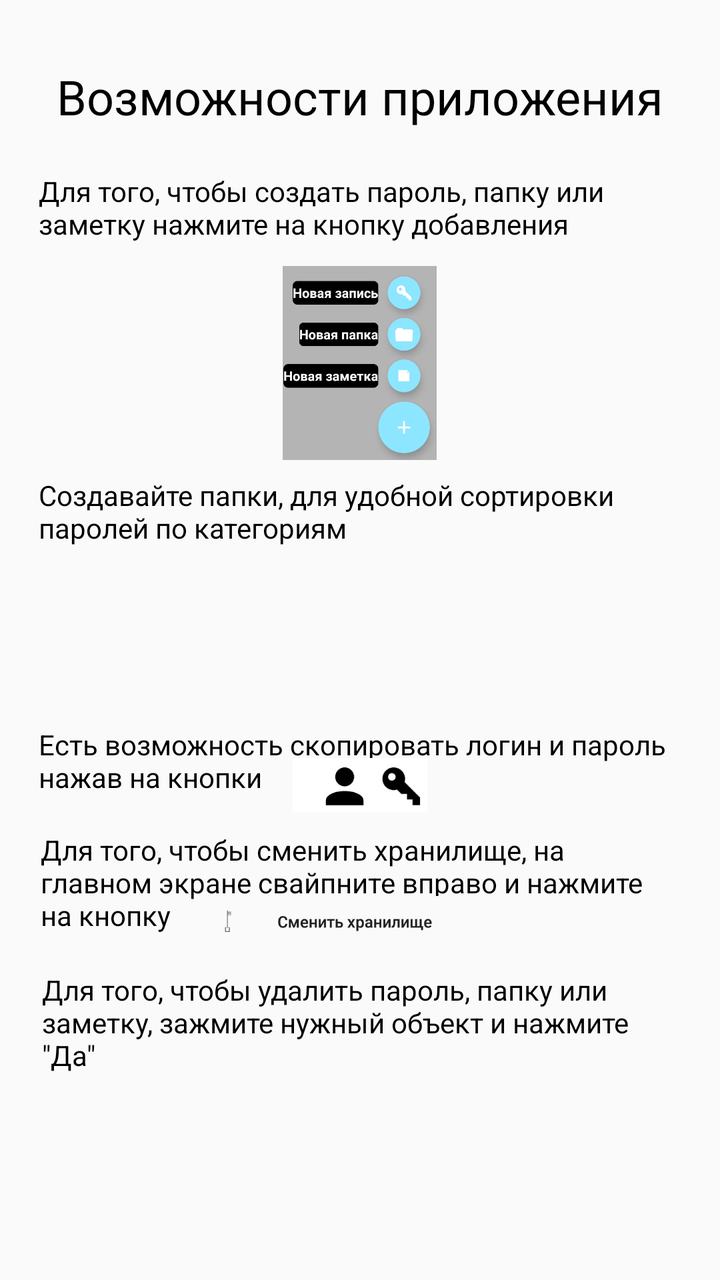
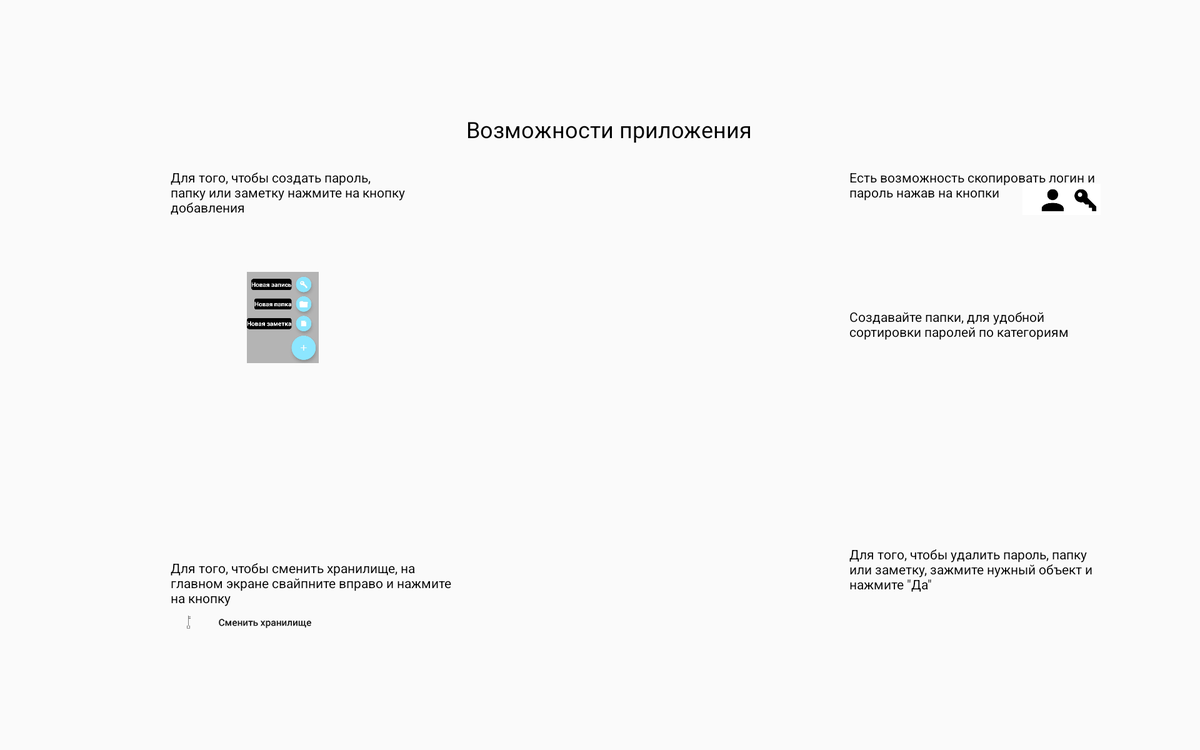

An Android layout and its configuration variant, each rendered on a device that would load it. The default file and the variant file are quoted in full after the pictures.
<!-- AndroidManifest.xml: application theme AppTheme -->
<!-- res/layout/fragment_welcome_screen_5.xml -->
<?xml version="1.0" encoding="utf-8"?>
<RelativeLayout xmlns:android="http://schemas.android.com/apk/res/android"
    xmlns:app="http://schemas.android.com/apk/res-auto" android:layout_width="match_parent"
    android:layout_height="match_parent">

    <TextView
        android:id="@+id/textView11"
        android:layout_width="wrap_content"
        android:layout_height="wrap_content"
        android:layout_alignParentTop="true"
        android:layout_centerHorizontal="true"
        android:layout_marginTop="32dp"
        android:text="Возможности приложения"
        android:textColor="@color/black"
        android:textSize="24sp" />

    <TextView
        android:id="@+id/textView12"
        android:layout_width="321dp"
        android:layout_height="wrap_content"
        android:layout_alignParentTop="true"
        android:layout_centerHorizontal="true"
        android:layout_marginTop="86dp"
        android:text="Для того, чтобы создать пароль, папку или заметку нажмите на кнопку добавления"
        android:textSize="14sp"
        android:textColor="@color/black" />


    <TextView
        android:id="@+id/textView13"
        android:layout_width="321dp"
        android:layout_height="wrap_content"
        android:layout_alignParentTop="true"
        android:layout_centerHorizontal="true"
        android:layout_marginTop="238dp"
        android:text="Создавайте папки, для удобной сортировки паролей по категориям"
        android:textColor="@color/black"
        android:textSize="14sp" />

    <TextView
        android:id="@+id/textView14"
        android:layout_width="321dp"
        android:layout_height="wrap_content"
        android:layout_alignParentBottom="true"
        android:layout_centerHorizontal="true"
        android:layout_marginBottom="242dp"
        android:text="Есть возможность скопировать логин и пароль нажав на кнопки"
        android:textColor="@color/black"
        android:textSize="14sp" />

    <ImageView
        android:id="@+id/imageView7"
        android:layout_width="123dp"
        android:layout_height="97dp"
        android:layout_alignParentTop="true"
        android:layout_centerHorizontal="true"
        android:layout_marginTop="133dp"
        app:srcCompat="@drawable/info_create" />

    <ImageView
        android:id="@+id/imageView15"
        android:layout_width="82dp"
        android:layout_height="27dp"
        android:layout_alignParentBottom="true"
        android:layout_centerHorizontal="true"
        android:layout_marginBottom="234dp"
        app:srcCompat="@drawable/info_login" />

    <TextView
        android:id="@+id/textView15"
        android:layout_width="319dp"
        android:layout_height="wrap_content"
        android:layout_alignParentBottom="true"
        android:layout_centerHorizontal="true"
        android:layout_marginBottom="173dp"
        android:text="Для того, чтобы сменить хранилище, на главном экране свайпните вправо и нажмите на кнопку"
        android:textColor="@color/black"
        android:textSize="14sp" />

    <ImageView
        android:id="@+id/imageView16"
        android:layout_width="152dp"
        android:layout_height="26dp"
        android:layout_alignParentBottom="true"
        android:layout_centerHorizontal="true"
        android:layout_marginBottom="166dp"
        app:srcCompat="@drawable/info_change" />

    <TextView
        android:id="@+id/textView16"
        android:layout_width="318dp"
        android:layout_height="wrap_content"
        android:layout_alignParentBottom="true"
        android:layout_centerHorizontal="true"
        android:layout_marginBottom="103dp"
        android:text='Для того, чтобы удалить пароль, папку или заметку, зажмите нужный объект и нажмите "Да"'
        android:textColor="@color/black"
        android:textSize="14sp" />
</RelativeLayout>
<!-- resources referenced by this layout -->
<resources>
  <color name="black">#000000</color>
  <!-- drawable info_change: jpg bitmap (drawable, 7512 bytes) -->
  <!-- drawable info_create: jpg bitmap (drawable, 26383 bytes) -->
  <!-- drawable info_login: jpg bitmap (drawable, 3816 bytes) -->
  <style name="AppTheme" parent="Theme.AppCompat.Light.NoActionBar">
          
          <item name="colorPrimary">@color/colorPrimary</item>
          <item name="colorPrimaryDark">@color/colorPrimaryDark</item>
          <item name="colorAccent">@color/colorAccent</item>
      </style>
  <color name="colorPrimary">#000000</color>
  <color name="colorPrimaryDark">#000000</color>
  <color name="colorAccent">#8ce6ff</color>
</resources>
<!-- res/layout-sw720dp-land/fragment_welcome_screen_5.xml (the author's variant of the layout above) -->
<!-- drawn on a large tablet held sideways -->
<?xml version="1.0" encoding="utf-8"?>
<RelativeLayout xmlns:android="http://schemas.android.com/apk/res/android"
    xmlns:app="http://schemas.android.com/apk/res-auto" android:layout_width="match_parent"
    android:layout_height="match_parent">

    <TextView
        android:id="@+id/textView11"
        android:layout_width="wrap_content"
        android:layout_height="wrap_content"
        android:layout_alignParentEnd="true"
        android:layout_alignParentTop="true"
        android:layout_marginEnd="478dp"
        android:layout_marginTop="121dp"
        android:text="Возможности приложения"
        android:textColor="@color/black"
        android:textSize="24sp" />

    <TextView
        android:id="@+id/textView12"
        android:layout_width="262dp"
        android:layout_height="wrap_content"
        android:layout_alignParentStart="true"
        android:layout_alignParentTop="true"
        android:layout_marginStart="182dp"
        android:layout_marginTop="179dp"
        android:text="Для того, чтобы создать пароль, папку или заметку нажмите на кнопку добавления"
        android:textColor="@color/black"
        android:textSize="14sp" />


    <TextView
        android:id="@+id/textView13"
        android:layout_width="269dp"
        android:layout_height="wrap_content"
        android:layout_alignParentTop="true"
        android:layout_alignStart="@+id/textView14"
        android:layout_marginTop="328dp"
        android:text="Создавайте папки, для удобной сортировки паролей по категориям"
        android:textColor="@color/black"
        android:textSize="14sp" />

    <TextView
        android:id="@+id/textView14"
        android:layout_width="268dp"
        android:layout_height="45dp"
        android:layout_alignEnd="@+id/imageView15"
        android:layout_alignTop="@+id/textView12"
        android:text="Есть возможность скопировать логин и пароль нажав на кнопки"
        android:textColor="@color/black"
        android:textSize="14sp" />

    <ImageView
        android:id="@+id/imageView7"
        android:layout_width="123dp"
        android:layout_height="97dp"
        android:layout_alignParentStart="true"
        android:layout_alignParentTop="true"
        android:layout_marginStart="240dp"
        android:layout_marginTop="290dp"
        app:srcCompat="@drawable/info_create" />

    <ImageView
        android:id="@+id/imageView15"
        android:layout_width="83dp"
        android:layout_height="36dp"
        android:layout_alignBottom="@+id/textView12"
        android:layout_alignParentEnd="true"
        android:layout_marginEnd="106dp"
        app:srcCompat="@drawable/info_login" />

    <TextView
        android:id="@+id/textView15"
        android:layout_width="299dp"
        android:layout_height="wrap_content"
        android:layout_above="@+id/imageView16"
        android:layout_alignStart="@+id/textView12"
        android:text="Для того, чтобы сменить хранилище, на главном экране свайпните вправо и нажмите на кнопку"
        android:textColor="@color/black"
        android:textSize="14sp" />

    <ImageView
        android:id="@+id/imageView16"
        android:layout_width="208dp"
        android:layout_height="33dp"
        android:layout_alignParentBottom="true"
        android:layout_alignStart="@+id/textView12"
        android:layout_marginBottom="119dp"
        app:srcCompat="@drawable/info_change" />

    <TextView
        android:id="@+id/textView16"
        android:layout_width="268dp"
        android:layout_height="wrap_content"
        android:layout_alignParentBottom="true"
        android:layout_alignStart="@+id/textView13"
        android:layout_marginBottom="167dp"
        android:text='Для того, чтобы удалить пароль, папку или заметку, зажмите нужный объект и нажмите "Да"'
        android:textColor="@color/black"
        android:textSize="14sp" />
</RelativeLayout>
